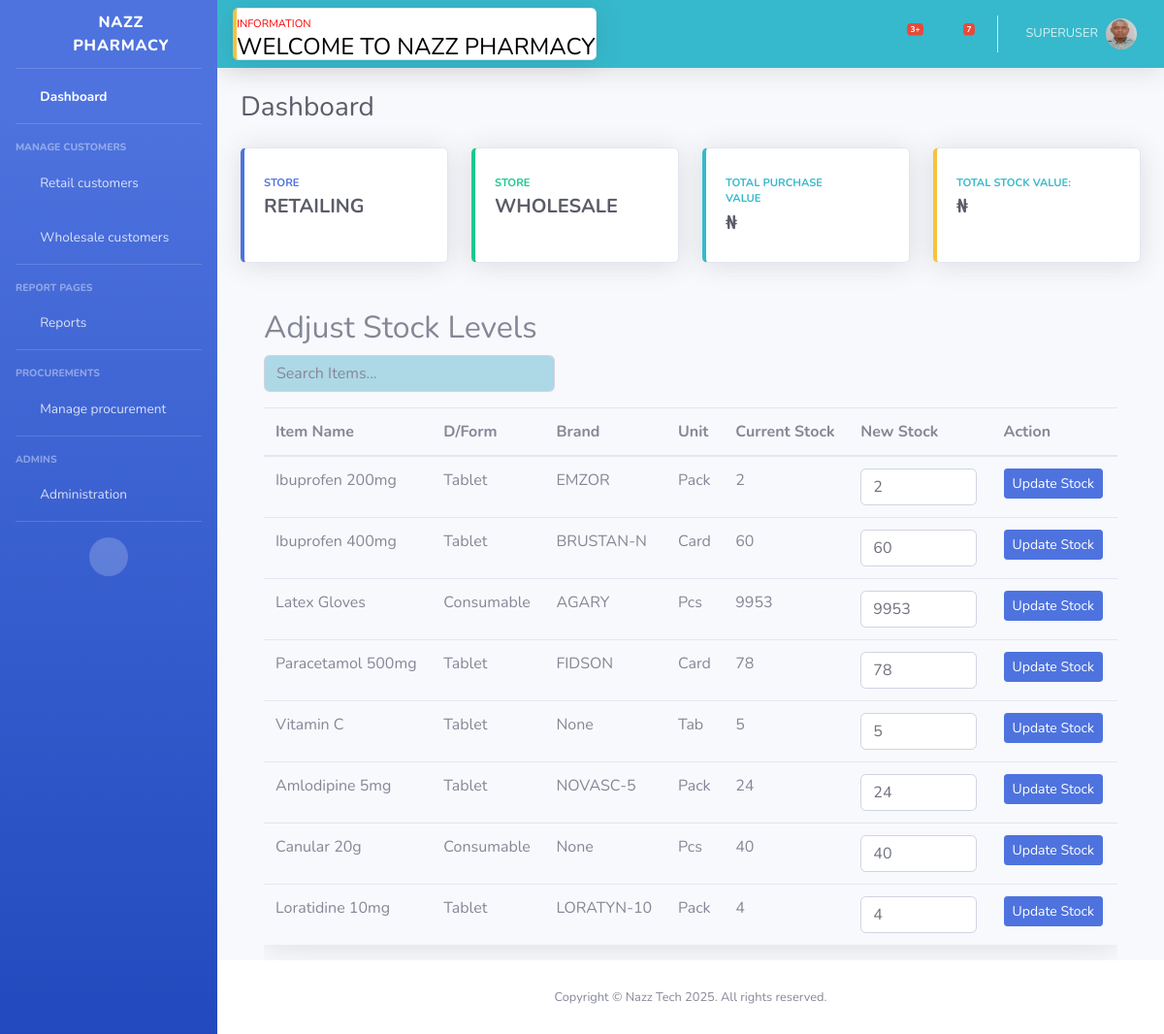
The app's page /adjust-stock-levels/ (signed in), older data.
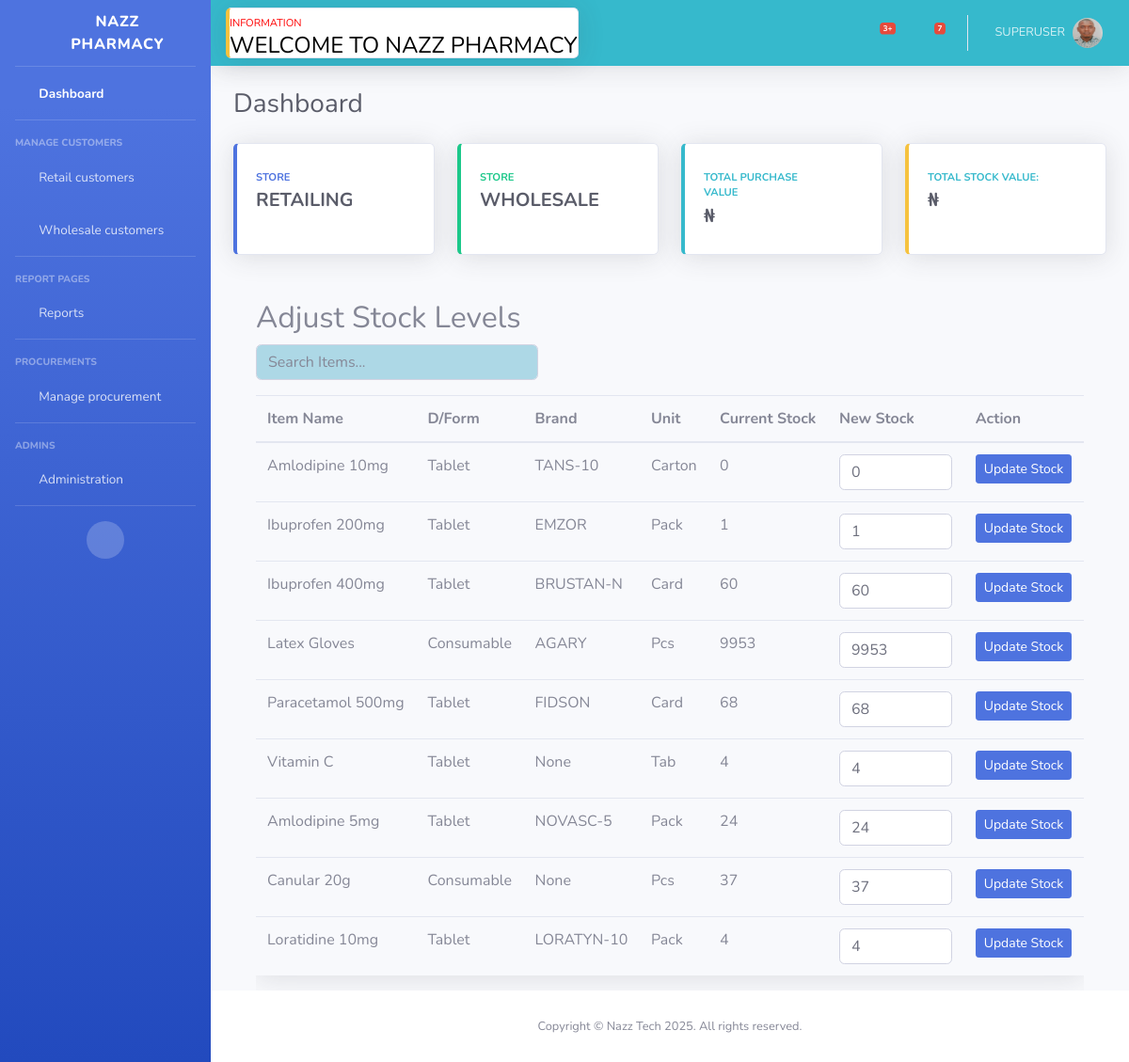
The same page, newer data.
### store/models.py (models this page shows, shortened)
class Item(models.Model):
    name = models.CharField(max_length=200)
    dosage_form = models.CharField(max_length=200, choices=DOSAGE_FORM, blank=True, null=True)
    brand = models.CharField(max_length=200, blank=True, null=True)
    unit = models.CharField(max_length=200, choices=UNIT, blank=True, null=True)
    cost = models.DecimalField(max_digits=12, decimal_places=2, default=0)
    price = models.DecimalField(max_digits=12, decimal_places=2, default=0)
    markup = models.DecimalField(max_digits=6, decimal_places=2, default=0, choices=MARKUP_CHOICES)
    stock = models.PositiveIntegerField(default=0, null=True, blank=True)
    low_stock_threshold = models.PositiveIntegerField(default=0, null=True, blank=True)
    exp_date = models.DateField(null=True, blank=True)
    class Meta:
        ordering = ('name',)

### store/views.py (the view)
# urls.py: path('adjust-stock-levels/', views.adjust_stock_levels, name='adjust_stock_levels'),
@user_passes_test(lambda u: u.is_superuser)
@login_required
def adjust_stock_levels(request):
    items = Item.objects.all().order_by('name')
    return render(request, 'store/adjust_stock_level.html', {'items': items})

### templates/store/adjust_stock_level.html
{% extends "partials/base.html" %}
{% block content %}
<div class="container mt-4">
    <h2>Adjust Stock Levels</h2>
    <div class="mb-3">
        <input type="text"
               class="form-control"
               style="width: 300px; background-color: lightblue;"
               placeholder="Search Items..."
               hx-get="{% url 'store:search_for_adjustment' %}"
               hx-target="#items-table"
               hx-trigger="keyup changed delay:500ms">
    </div>
    <div class="table-responsive">
        <table class="table table-hover shadow">
            <thead>
                <tr>
                    <th>Item Name</th>
                    <th>D/Form</th>
                    <th>Brand</th>
                    <th>Unit</th>
                    <th>Current Stock</th>
                    <th>New Stock</th>
                    <th>Action</th>
                </tr>
            </thead>
            <tbody id="items-table">
                {% for item in items %}
                <tr id="item-row-{{ item.id }}">
                    <td>{{ item.name|title }}</td>
                    <td>{{ item.dosage_form }}</td>
                    <td>{{ item.brand }}</td>
                    <td>{{ item.unit }}</td>
                    <td>{{ item.stock }}</td>
                    <td>
                        <input type="number"
                               class="form-control"
                               style="width: 120px;"
                               id="new-stock-{{ item.id }}"
                               value="{{ item.stock }}"
                               min="0">
                    </td>
                    <td>
                        <button class="btn btn-primary btn-sm"
                                hx-post="{% url 'store:adjust_stock_level' item.id %}"
                                hx-include="#new-stock-{{ item.id }}"
                                hx-target="#item-row-{{ item.id }}"
                                hx-swap="outerHTML">
                            Update Stock
                        </button>
                    </td>
                </tr>
                {% endfor %}
            </tbody>
        </table>
    </div>
</div>
{% endblock %}

Row changes from the older to the newer data that the page shows:
added Item: name "Amlodipine 10mg", dosage_form "Tablet", brand "TANS-10", unit "Carton", stock "0"
changed Item "Ibuprofen 200mg": stock "2" → "1"
changed Item "Paracetamol 500mg": stock "78" → "68"
changed Item "Vitamin C": stock "5" → "4"
changed Item "Canular 20g": stock "40" → "37"
